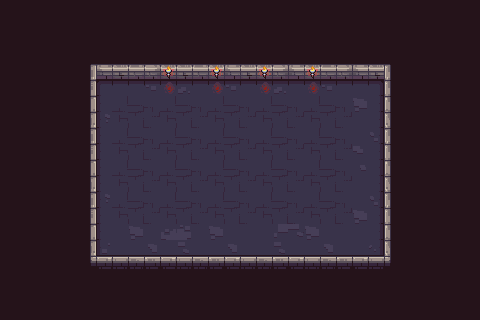

Rendered tile map (Tiled .tmx) drawn with the repository's tilesets; below, a short description and the full map source, tile grids included:
An orthogonal 30x20 tile map with 16x16 px tiles, 1 tile layer (Tile Layer 1).

<map version="1.10" tiledversion="1.10.2" orientation="orthogonal" renderorder="right-down" width="30" height="20" tilewidth="16" tileheight="16" infinite="0" nextlayerid="2" nextobjectid="1">
 <tileset firstgid="1" source="dungeon.tsx" />
 <layer id="1" name="Tile Layer 1" width="30" height="20">
  <data encoding="csv">
87,87,87,87,87,87,87,87,87,87,87,87,87,87,87,87,87,87,87,87,87,87,87,87,87,87,87,87,87,87,
87,87,87,87,87,87,87,87,87,87,87,87,87,87,87,87,87,87,87,87,87,87,87,87,87,87,87,87,87,87,
87,87,87,87,87,87,87,87,87,87,87,87,87,87,87,87,87,87,87,87,87,87,87,87,87,87,87,87,87,87,
87,87,87,87,87,87,87,87,87,87,87,87,87,87,87,87,87,87,87,87,87,87,87,87,87,87,87,87,87,87,
87,87,87,87,87,1,2,3,4,5,84,3,4,84,2,3,84,5,2,84,4,5,2,3,6,87,87,87,87,87,
87,87,87,87,87,11,12,13,14,28,94,29,14,94,28,13,94,29,14,94,28,13,14,15,16,87,87,87,87,87,
87,87,87,87,87,21,22,58,59,60,58,59,60,58,59,60,58,59,60,58,59,60,39,25,26,87,87,87,87,87,
87,87,87,87,87,31,37,68,69,70,68,69,70,68,69,70,68,69,70,68,69,70,38,25,36,87,87,87,87,87,
87,87,87,87,87,1,22,58,59,60,58,59,60,58,59,60,58,59,60,58,59,60,38,40,6,87,87,87,87,87,
87,87,87,87,87,11,22,68,69,70,68,69,70,68,69,70,68,69,70,68,69,70,24,25,16,87,87,87,87,87,
87,87,87,87,87,21,22,58,59,60,58,59,60,58,59,60,58,59,60,58,59,60,23,25,26,87,87,87,87,87,
87,87,87,87,87,31,22,68,69,70,68,69,70,68,69,70,68,69,70,68,69,70,38,25,36,87,87,87,87,87,
87,87,87,87,87,1,37,58,59,60,58,59,60,58,59,60,58,59,60,58,59,60,38,40,6,87,87,87,87,87,
87,87,87,87,87,11,22,68,69,70,68,69,70,68,69,70,68,69,70,68,69,70,39,25,16,87,87,87,87,87,
87,87,87,87,87,21,22,38,39,38,7,8,38,39,38,38,38,17,18,39,38,38,38,25,26,87,87,87,87,87,
87,87,87,87,87,31,47,33,34,49,34,48,34,33,49,33,34,48,34,33,49,33,34,50,36,87,87,87,87,87,
87,87,87,87,87,41,42,43,44,45,42,43,44,45,42,43,44,45,42,43,44,45,42,43,46,87,87,87,87,87,
87,87,87,87,87,87,87,87,87,87,87,87,87,87,87,87,87,87,87,87,87,87,87,87,87,87,87,87,87,87,
87,87,87,87,87,87,87,87,87,87,87,87,87,87,87,87,87,87,87,87,87,87,87,87,87,87,87,87,87,87,
87,87,87,87,87,87,87,87,87,87,87,87,87,87,87,87,87,87,87,87,87,87,87,87,87,87,87,87,87,87
</data>
 </layer>
</map>
